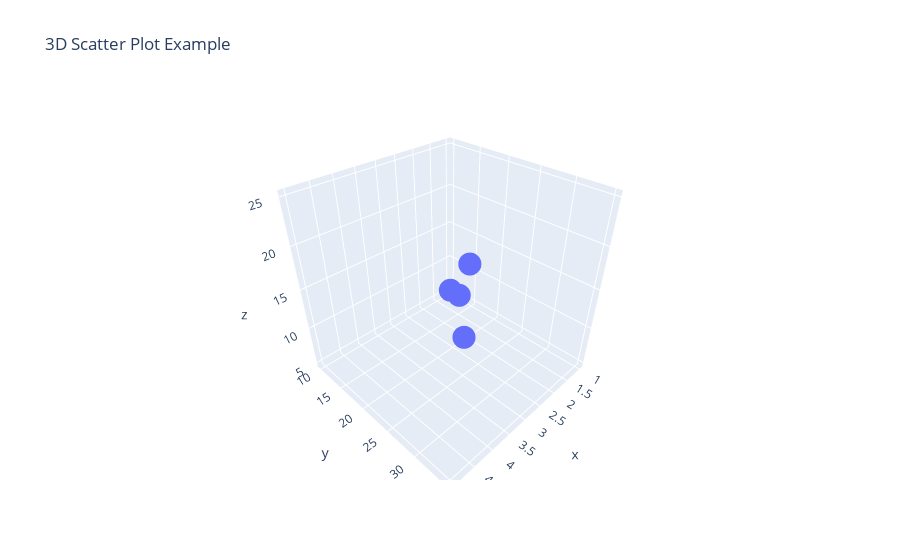

Notebook cell for this chart:
### Markdown cell above
## 13. Create a 3D scatter plot using Plotly.

### Code cell
import plotly.express as px

data = {
    'x': [1, 2, 3, 4, 5],
    'y': [10, 20, 25, 30, 35],
    'z': [5, 15, 10, 20, 25]
}


df = pd.DataFrame(data)

# Create a 3D scatter plot
fig = px.scatter_3d(df, x='x', y='y', z='z', title='3D Scatter Plot Example')

fig.show()

### Figure 1 — Plotly figure (JSON) as saved in the notebook; plotly's stock layout.template omitted (floating-point values rounded to 4 significant figures)
{"data": [{"hovertemplate": "x=%{x}<br>y=%{y}<br>z=%{z}<extra></extra>", "legendgroup": "", "marker": {"color": "#636efa", "symbol": "circle"}, "mode": "markers", "name": "", "scene": "scene", "showlegend": false, "type": "scatter3d", "x": [1, 2, 3, 4, 5], "y": [10, 20, 25, 30, 35], "z": [5, 15, 10, 20, 25]}], "layout": {"legend": {"tracegroupgap": 0}, "scene": {"domain": {"x": [0, 1], "y": [0, 1]}, "xaxis": {"title": {"text": "x"}}, "yaxis": {"title": {"text": "y"}}, "zaxis": {"title": {"text": "z"}}}, "title": {"text": "3D Scatter Plot Example"}}}
